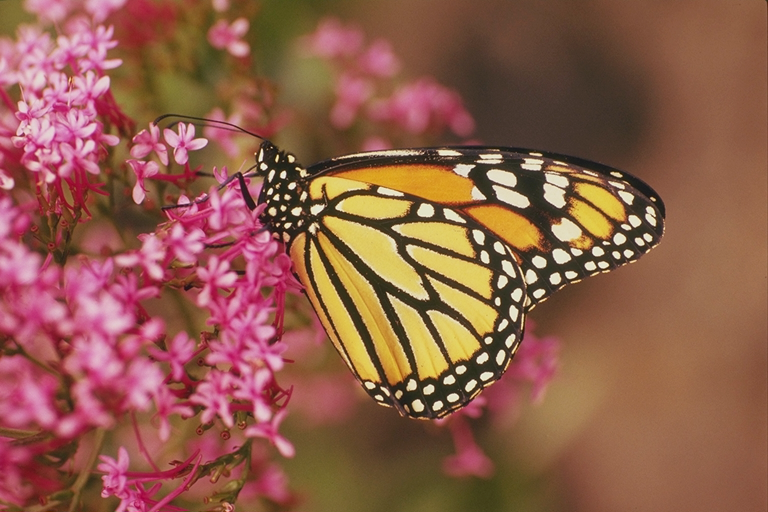
#> input picture monarch_col.png, 768 x 512 px
$ python zadanie_5_rgb.py   (older library calls are emulated)
#> lines starting #> are read from the running program, lines starting #| are printed output that depends on the picture; long printed decimals are rounded
### wspolne.py
"""
Wspolne funkcje wykorzystywane w zadaniach laboratorium: obliczanie
entropii, przeplywnosci, DWT, MSE/PSNR oraz przygotowanie katalogu wynikow.
"""

from pathlib import Path

import cv2
import numpy as np


ROOT = Path(__file__).resolve().parent
WYNIKI = ROOT / "wyniki"


def przygotuj_katalog(nazwa=None):
    katalog = WYNIKI if nazwa is None else WYNIKI / nazwa
    katalog.mkdir(parents=True, exist_ok=True)
    return katalog


# [5 lines left out: function wczytaj_mono, not called in this run]


def wczytaj_kolor():
    obraz = cv2.imread(str(ROOT / "monarch_col.png"), cv2.IMREAD_COLOR)
#> obraz is the input picture: shape (512, 768, 3); mean B, G, R 75, 93, 143.5
    if obraz is None:
        raise FileNotFoundError("Nie znaleziono monarch_col.png")
    return obraz


def histogram_entropia(obraz, minimum=0, maksimum=256):
    wartosci = obraz.astype(np.int64).ravel()
    histogram = np.bincount(
        wartosci - minimum, minlength=maksimum - minimum
    ).astype(np.float64)
    prawdopodobienstwa = histogram[histogram > 0] / histogram.sum()
    entropia = -np.sum(prawdopodobienstwa * np.log2(prawdopodobienstwa))
    os_x = np.arange(minimum, maksimum)
    return histogram, float(entropia), os_x


def przeplywnosc(sciezka, wysokosc, szerokosc):
    return 8 * Path(sciezka).stat().st_size / (wysokosc * szerokosc)


# [55 lines left out: functions obraz_roznicowy_poziomy, dwt, normalizuj_do_zapisu, mse_psnr, not called in this run]

### zadanie_5_rgb.py
"""
Zadanie 5: skrypt rozdziela obraz monarch_col.png na skladowe RGB,
zapisuje skladowe i wspolny histogram oraz oblicza ich entropie.
"""

import cv2
import matplotlib

matplotlib.use("Agg")
import matplotlib.pyplot as plt

from wspolne import histogram_entropia, przygotuj_katalog, wczytaj_kolor


obraz_bgr = wczytaj_kolor()
skladowe = {
    "R": obraz_bgr[:, :, 2],
    "G": obraz_bgr[:, :, 1],
    "B": obraz_bgr[:, :, 0],
}
kolory = {"R": "red", "G": "green", "B": "blue"}
katalog = przygotuj_katalog("zadanie_5")
entropie = {}

plt.figure(figsize=(10, 5))
for nazwa, skladowa in skladowe.items():
    histogram, entropia, os_x = histogram_entropia(skladowa)
    entropie[nazwa] = entropia
    cv2.imwrite(str(katalog / f"skladowa_{nazwa}.png"), skladowa)
    plt.plot(os_x, histogram, color=kolory[nazwa], label=nazwa)
#> this loop made 3 passes
#> (nazwa, entropia) on passes 1 to 3: ('R', 7.4), ('G', 7.08), ('B', 6.98)
#> pass 1, `cv2.imwrite(str(katalog / f"skladowa_{nazwa}.png"), skladowa)`:
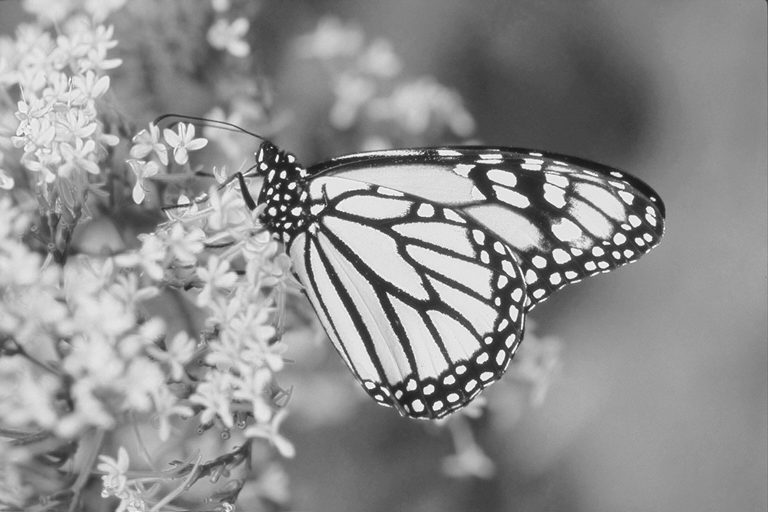
#> saved as skladowa_R.png: shape (512, 768); min 26, max 253, mean 143.5
#> pass 2, `cv2.imwrite(str(katalog / f"skladowa_{nazwa}.png"), skladowa)`:
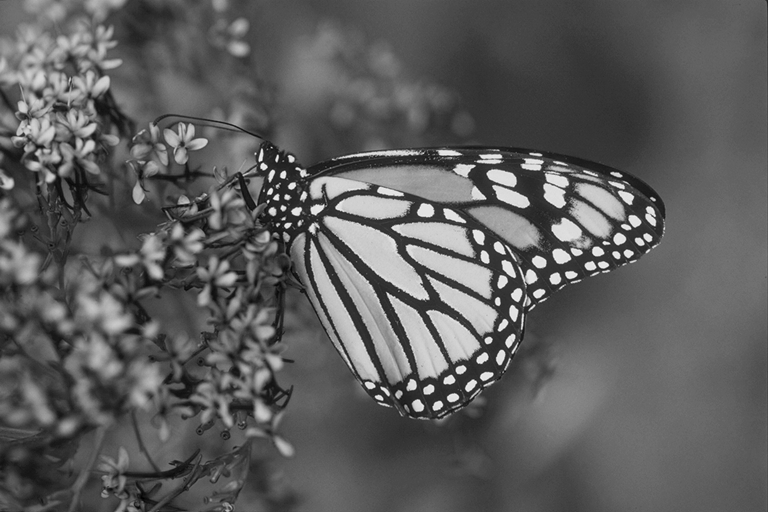
#> saved as skladowa_G.png: shape (512, 768); min 0, max 245, mean 93
#> after the loop, entropie = {'R': 7.4, 'G': 7.08, 'B': 6.98}
plt.title("Histogramy skladowych RGB")
plt.xlabel("Wartosc")
plt.ylabel("Liczba pikseli")
plt.xlim(0, 255)
plt.legend()
plt.tight_layout()
plt.savefig(katalog / "histogramy_rgb.png", dpi=160)
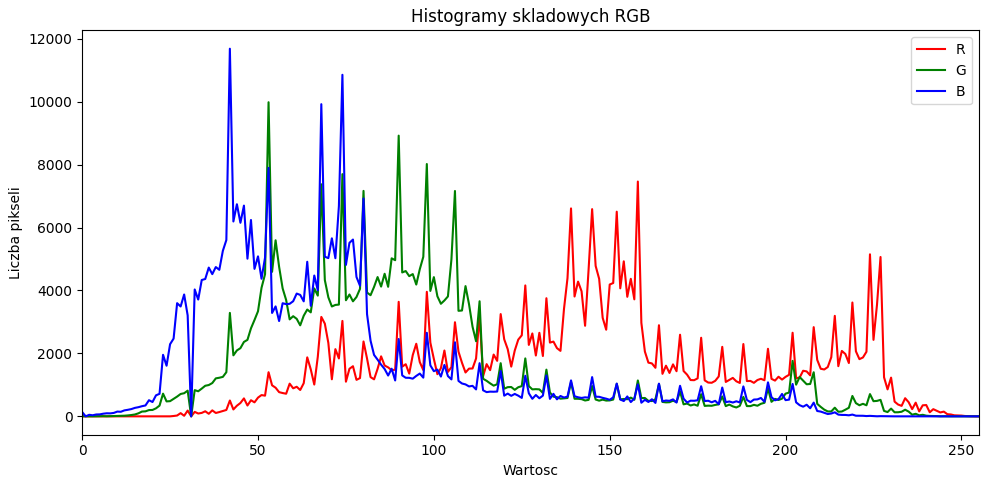
#> figure drawn by matplotlib, 1 panel; curve peaks at x = 158, y = 7463; curve peaks at x = 53, y = 9984; curve peaks at x = 42, y = 11685
plt.close()

for nazwa, entropia in entropie.items():
    print(f"Entropia {nazwa}: {entropia:.6f} bit/piksel")
print(f"Srednia entropia RGB: {sum(entropie.values()) / 3:.6f} bit/piksel")
#| Srednia entropia RGB: 7.156 bit/piksel
